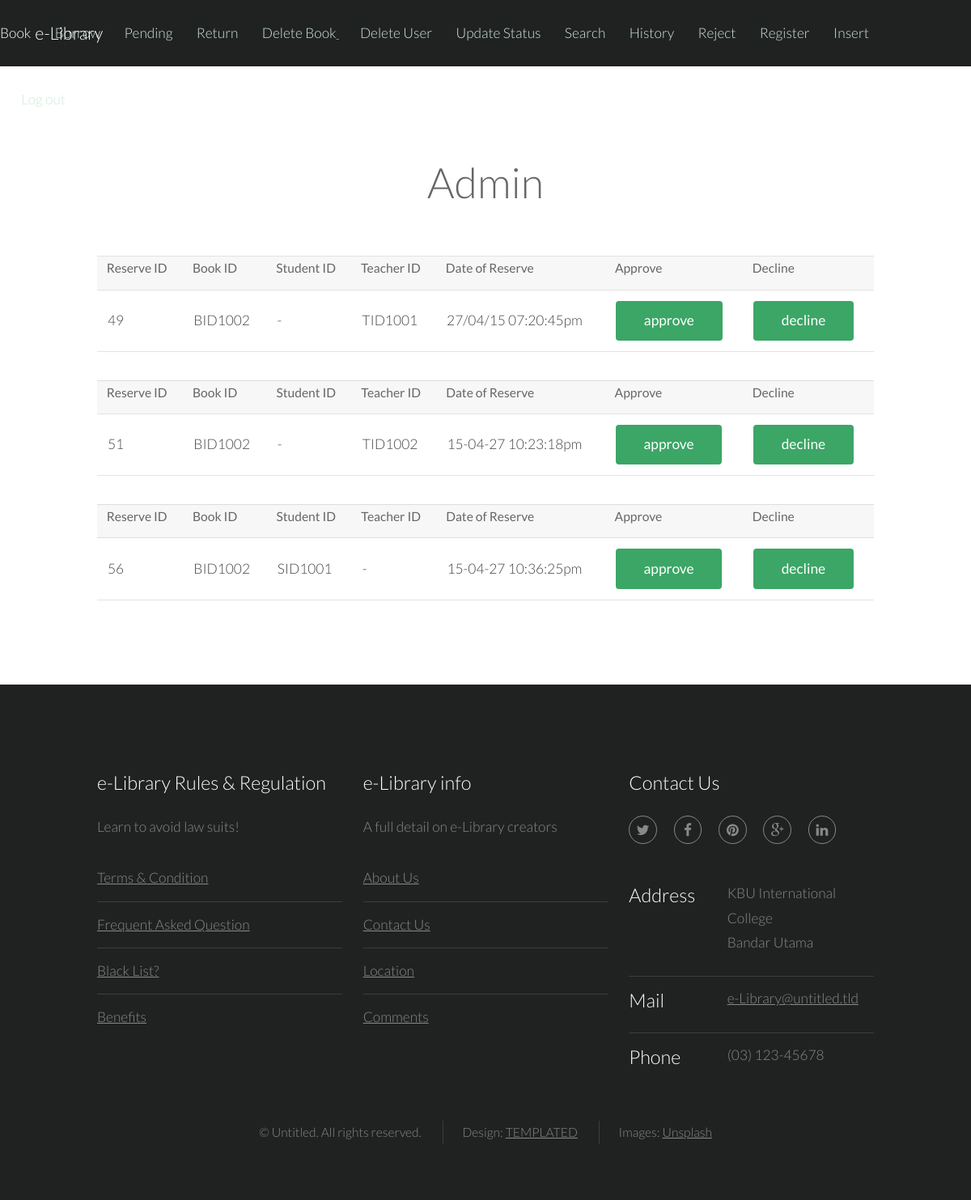
Page /adminpendinglist.php (signed in) on the committed database.
### tables this page shows
CREATE TABLE IF NOT EXISTS `reserve` (
`ReserveID` int(11) NOT NULL,
  `BookID` varchar(30) NOT NULL,
  `StudentID` varchar(30) NOT NULL DEFAULT '-',
  `TeacherID` varchar(30) NOT NULL DEFAULT '-',
  `Date` text NOT NULL,
  `Reserve` varchar(10) NOT NULL DEFAULT 'No'
);

### adminpendinglist.php (the view, shortened to what this page needs)
<?php include ('header.php') ?>
			<section id="main" class="wrapper">
				<div class="container">
					<header class="major">
						<h2>Admin</h2>
					</header>
<?php
if($_SESSION['Position']=='Admin'){
	$reservedata=mysql_query("select * from reserve where Reserve='No'");
	while($retrievereserve=mysql_fetch_assoc($reservedata)){
		$rid=$retrievereserve['ReserveID'];
		$bid=$retrievereserve['BookID'];
		$sid=$retrievereserve['StudentID'];
		$tid=$retrievereserve['TeacherID'];
		$date=$retrievereserve['Date'];
		?>
		<table border=1>
			<th>Reserve ID</th><th>Book ID</th><th>Student ID</th><th>Teacher ID</th><th>Date of Reserve</th><th>Approve</th><th>Decline</th>
			<tr>
				<td><?php echo $rid ;?><br/></td>
				<td><?php echo $bid ;?><br/></td>
				<td><?php echo $sid ;?><br/></td>
				<td><?php echo $tid ;?></td>
				<td><?php echo $date ;?><br/></td>
				<form method="post" action="adminapproveordecline.php">
				<td><input type="submit" value="approve" name="approve[<?php echo $rid;?>]"/><br/></td>
				<td><input type="submit" value="decline" name="decline[<?php echo $rid;?>]"/><br/></td>
				</form>
			</tr>
		</table>
		<?php
	}
}else{
	header("location:logout.php");
}
?>
				</div>
			</section>
<?php include ('footer.php') ?>

### css/style.css (style rules this page uses)
body { background: #fff; }
body, input, select, textarea { color: #444; font-family: "Lato", Helvetica, sans-serif; font-size: 15pt; font-weight: 300; line-height: 1.65em; }
h1, h2, h3, h4, h5, h6 { color: #666; font-weight: 300; line-height: 1em; margin: 0 0 1em 0; }
h2 { font-size: 1.75em; line-height: 1.5em; }
header.major { text-align: center; margin-bottom: 3em; }
header.major h2 { font-size: 3em; }
form { margin: 0 0 2em 0; }
table { margin: 0 0 2em 0; width: 100%; }
table tbody tr { border: solid 1px rgba(144, 144, 144, 0.25); border-left: 0; border-right: 0; }
table td { padding: 0.75em 0.75em; }
table th { color: #666; font-size: 0.9em; font-weight: 400; padding: 0 0.75em 0.75em 0.75em; text-align: left; }
input[type="submit"], input[type="reset"], input[type="button"], .button { -moz-appearance: none; -webkit-appearance: none; -o-appearance: none; -ms-appearance: none; appearance: none; -moz-transition: background-color 0.2s ease-in-out, color 0.2s ease-in-out; -webkit-transition: background-color 0.2s ease-in-out, color 0.2s ease-in-out; -o-transition: background-color 0.2s ease-in-out, color 0.2s ease-in-out; -ms-transition: background-color 0.2s ease-in-out, color 0.2s ease-in-out; transition: background-color 0.2s ease-in-out, color 0.2s ease-in-out; background-color: #3ba666; border-radius: 4px; border: 0; color: #ffffff !important; cursor: pointer; display: inline-block; font-weight: 400; height: 2.85em; line-height: 2.8em; padding: 0 2em; text-align: center; text-decoration: none; white-space: nowrap; }
.wrapper { padding: 6em 0em 4em; }

### css/style-xlarge.css (style rules this page uses)
body, input, select, textarea { font-size: 13pt; }

### css/style-large.css (style rules this page uses)
body, input, select, textarea { font-size: 13pt; }

### rows in the picture
reserve: ReserveID "49", BookID "BID1002", StudentID "-", TeacherID "TID1001", Date "27/04/15 07:20:45pm"
reserve: ReserveID "51", BookID "BID1002", StudentID "-", TeacherID "TID1002", Date "15-04-27 10:23:18pm"
reserve: ReserveID "56", BookID "BID1002", StudentID "SID1001", TeacherID "-", Date "15-04-27 10:36:25pm"
